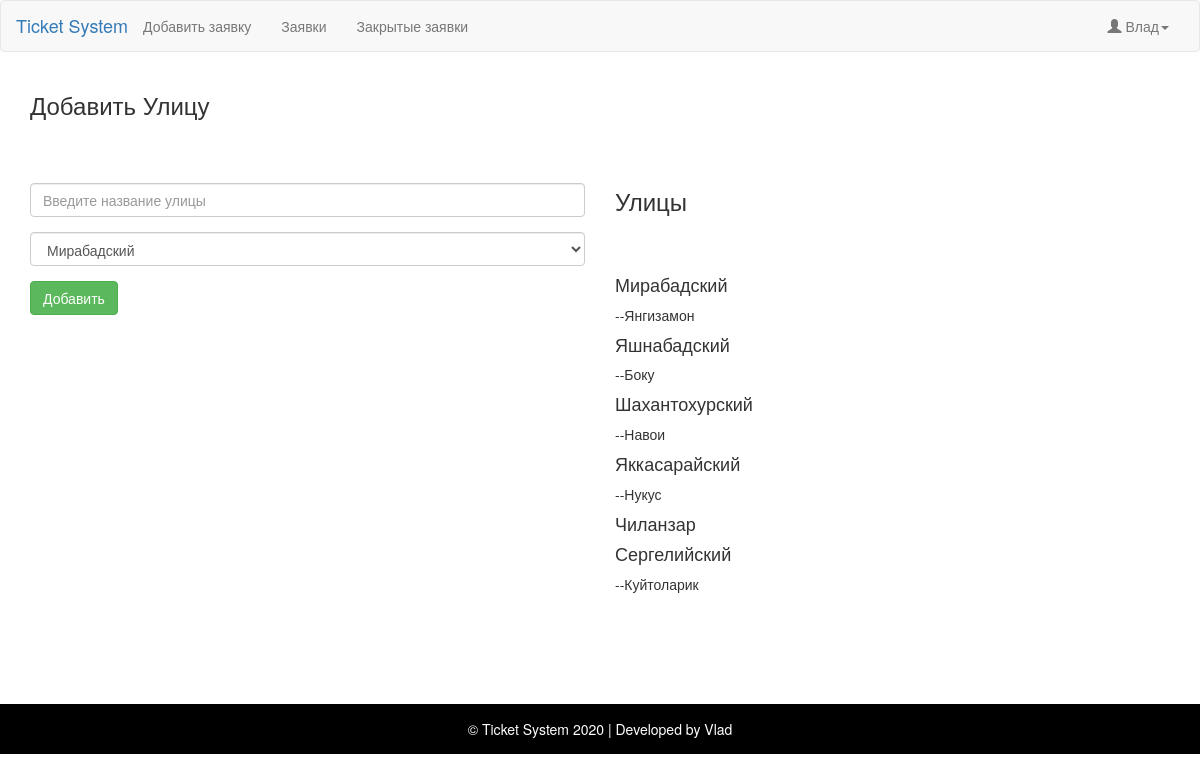
Page /street/ (signed in) on the committed database.
### tk/models.py (models this page shows, shortened)
class Region(models.Model):
    name = models.CharField(max_length = 200, null=True, verbose_name="")
    def __str__(self):
        return self.name
    class Meta:
        verbose_name = 'Регион'
        verbose_name_plural = 'Регионы'

class Street(models.Model):
    name = models.CharField(max_length = 200, null=True, verbose_name="")
    region = models.ForeignKey(Region, null=True, on_delete=models.SET_NULL, verbose_name="", default=True)
    class Meta:
        verbose_name = 'Улицу'
        verbose_name_plural = 'Улицы'

### tk/views.py (the view, shortened to what this page needs)
# urls.py: path('street/', add_street, name='add_street'),
@login_required(login_url='login')
def add_street(request):
    street = Street.objects.all()
    context_list = []
    get_all_street = Region.objects.all()
    for cat in get_all_street:
        get_street_in_region = Street.objects.filter(region=cat.pk).values()
        context = {"id": cat.pk, "cat_name": cat.name, 'street': get_street_in_region}
        context_list.append(context)
    form = AddStreetForm
    context = {'form':form, 'street': street,'context': context_list}
    return render(request, 'tk/add_street.html', context)

### tk/templates/tk/add_street.html (shortened to what this page needs)
{% extends 'tk/base.html'%}
{% block content %}
    <div class="container">
        <h3>Добавить Улицу</h3><br><br>
        <div class="row">
            <div class="col-md-6">
        <form action="" method="POST">
        {{ form.name }}
        {{ form.region }}
        <input type="submit" class="btn btn-success" value="Добавить">
        </div>
            <div class="col-md-6">
                <h3>Улицы</h3><br><br>
                {% for items in context %}
<h4>{{items.cat_name}}</h4>
{% for street in items.street %}
<p>--{{street.name}}</p>
{% endfor%}
    {% endfor%}
            </div>
        </div>
    </div>
{% endblock %}

### tk/templates/tk/base.html (shortened to what this page needs)
{% load static %}
<!DOCTYPE html>
<html lang="en">
<head>
    <link href="{% static 'css/bootstrap.min.css' %}" rel="stylesheet">
    <link href="{% static 'css/style.css' %}" rel="stylesheet">
</head>
<body>
{% block menu %}
<nav class="navbar navbar-default">
        <div class="container-fluid">
            <div class="navbar-header">
                <h4 class="header_logo"><a href="/">Ticket System</a></h4>
            </div>
            <div class="collapse navbar-collapse" id="bs-example-navbar-collapse-1">
                <ul class="nav navbar-nav">
                   <li><a href="{% url 'add_tk' %}">Добавить заявку</a></li>
                    <li><a href="{% url 'tk_list' %}">Заявки</a></li>
                    <li><a href="{% url 'tk_list_close' %}">Закрытые заявки</a></li>
                </ul>
                <ul class="nav navbar-nav navbar-right">
                    <li class="dropdown">
                        <a href="#" class="dropdown-toggle" data-toggle="dropdown" role="button" aria-haspopup="true" aria-expanded="false"> <span class="glyphicon glyphicon-user" aria-hidden="true"></span> {{ request.user.first_name }}<span class="caret"></span></a>
                    </li>
                </ul>
            </div>
        </div>
    </nav>
{% endblock %}
{% block content %}{% endblock %}
{% block footer %}
<div class="footer">
    <p>© Ticket System {% now "Y" %} | Developed by Vlad</p>
</div>
{% endblock %}
</body>
</html>

### static/css/style.css (style rules this page uses)
body { margin: 0; padding: 0; }
.form-control { margin: 15px 0px; }
.footer { width: 100%; height: 50px; background: #000; text-align: center; margin: 0; margin-top: 100px; }
.footer p { color: #fff; padding-top: 15px; }
.header_logo { margin-top: 15px; }

### rows in the picture
Region: cat_name "Мирабадский"
Street: name "Янгизамон"
Region: cat_name "Яшнабадский"
Street: name "Боку"
Region: cat_name "Шахантохурский"
Street: name "Навои"
Region: cat_name "Яккасарайский"
Street: name "Нукус"
Region: cat_name "Чиланзар"
Region: cat_name "Сергелийский"
Street: name "Куйтоларик"

### other values in the picture
{{ request.user.first_name }} "Влад"
